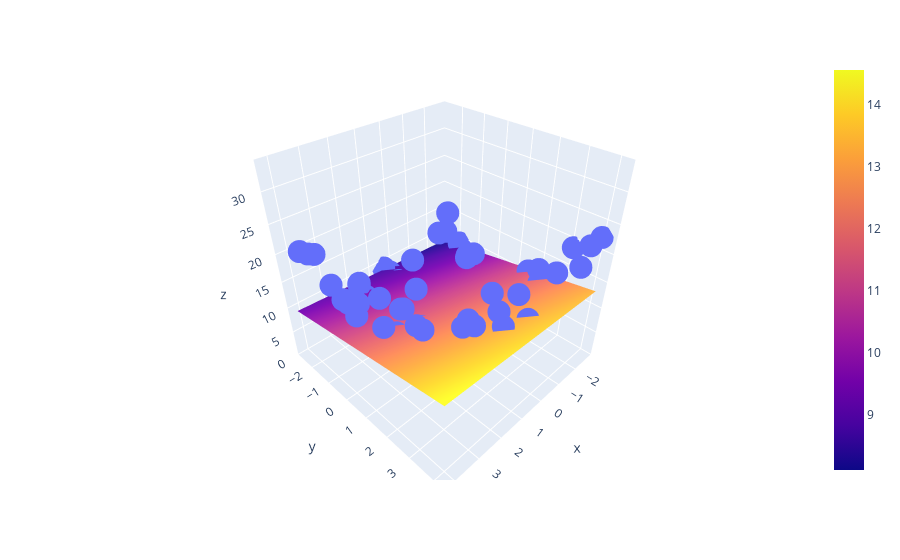

This figure's notebook cell:
### Code cell
import plotly.graph_objects as go

fig = px.scatter_3d(df, x=x.ravel(), y=y.ravel(), z=z.ravel())

fig.add_trace(go.Surface(x = x_input, y = y_input, z =z_final ))

fig.show()
X_multi = np.array([x,y]).reshape(100,2)
X_multi.shape
